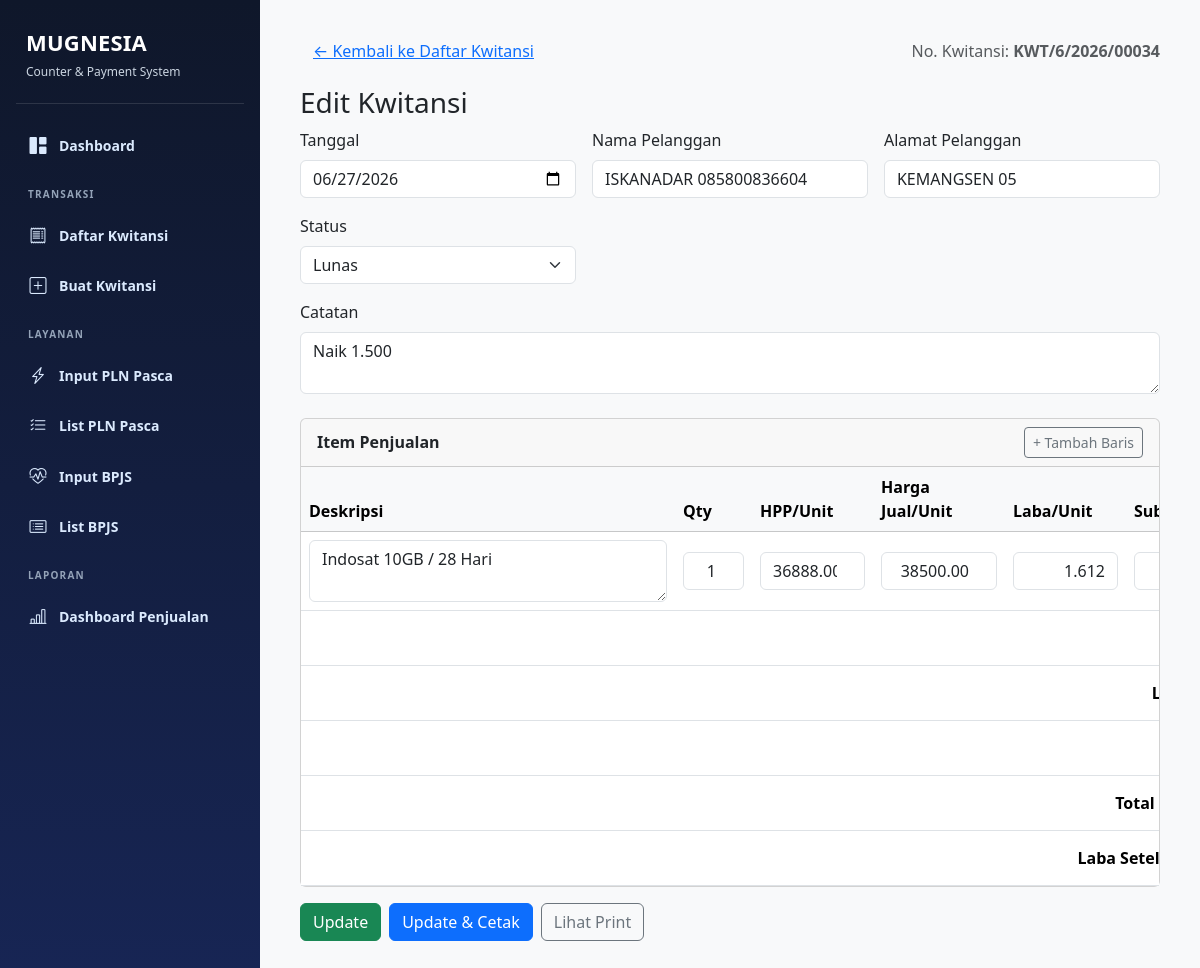
The page /kwitansi_edit-old.php?id=222 on the database its author committed.
### tables this page shows
CREATE TABLE `kwitansi` (
  `id` int(11) NOT NULL AUTO_INCREMENT,
  `no_kwitansi` varchar(40) NOT NULL,
  `tanggal` date NOT NULL,
  `nama_pelanggan` varchar(100) DEFAULT NULL,
  `alamat_pelanggan` varchar(255) DEFAULT NULL,
  `catatan` text,
  `status_bayar` varchar(50) NOT NULL,
  `discount` decimal(12,0) NOT NULL,
  `total` decimal(12,0) NOT NULL DEFAULT '0',
  `created_at` timestamp NOT NULL DEFAULT CURRENT_TIMESTAMP,
  `SN` varchar(45) NOT NULL,
  PRIMARY KEY (`id`),
  UNIQUE KEY `no_kwitansi` (`no_kwitansi`),
  KEY `idx_kwitansi_no` (`no_kwitansi`),
  KEY `idx_kwitansi_nama` (`nama_pelanggan`),
  KEY `idx_kwitansi_status` (`status_bayar`)
);

CREATE TABLE `kwitansi_item` (
  `id` int(11) NOT NULL AUTO_INCREMENT,
  `kwitansi_id` int(11) NOT NULL,
  `deskripsi` varchar(150) NOT NULL,
  `qty` int(11) NOT NULL,
  `hpp` decimal(15,2) NOT NULL DEFAULT '0.00',
  `harga` decimal(12,2) NOT NULL,
  `laba_satuan` decimal(15,2) NOT NULL DEFAULT '0.00',
  `subtotal` decimal(12,2) NOT NULL,
  `total_laba` decimal(15,2) NOT NULL DEFAULT '0.00',
  PRIMARY KEY (`id`),
  KEY `kwitansi_id` (`kwitansi_id`),
  CONSTRAINT `kwitansi_item_ibfk_1` FOREIGN KEY (`kwitansi_id`) REFERENCES `kwitansi` (`id`) ON DELETE CASCADE
);

### kwitansi_edit-old.php (the view, shortened to what this page needs)
<?php
require_once "db.php";
$id = (int)($_GET['id'] ?? 0);
$stmt = $conn->prepare("SELECT * FROM kwitansi WHERE id=?");
$stmt->bind_param("i", $id);
$stmt->execute();
$head = $stmt->get_result()->fetch_assoc();
$stmt = $conn->prepare("SELECT * FROM kwitansi_item WHERE kwitansi_id=?");
$stmt->bind_param("i", $id);
$stmt->execute();
$resItems = $stmt->get_result();
$items = $resItems->fetch_all(MYSQLI_ASSOC);
$status_now = trim($head['status_bayar'] ?? '');
?>
<!doctype html>
<html lang="id">
<head>
<link href="https://cdn.jsdelivr.net/npm/bootstrap@5.3.3/dist/css/bootstrap.min.css" rel="stylesheet">
<link rel="stylesheet" href="https://cdn.jsdelivr.net/npm/bootstrap-icons@1.11.3/font/bootstrap-icons.min.css">
</head>
<body class="bg-light">
<div class="mug-app">
<?php require __DIR__ . '/layout/sidebar.php'; ?>
<main class="mug-main">
<div class="container-fluid py-2">
  <div class="d-flex justify-content-between align-items-center mb-3">
    <a href="list_kwitansi.php" class="btn btn-link">&larr; Kembali ke Daftar Kwitansi</a>
    <div class="text-muted">
      No. Kwitansi: <strong><?= htmlspecialchars($head['no_kwitansi']) ?></strong>
    </div>
  </div>
  <h3>Edit Kwitansi</h3>
  <form action="update_kwitansi.php" method="post" id="formKwitansi">
    <div class="row g-3">
      <div class="col-md-4">
        <label class="form-label">Tanggal</label>
        <input type="date" class="form-control" name="tanggal"
               value="<?= htmlspecialchars($head['tanggal'] ?? '') ?>" required>
      </div>
      <div class="col-md-4">
        <label class="form-label">Nama Pelanggan</label>
        <input type="text" class="form-control" name="nama_pelanggan"
               value="<?= htmlspecialchars($head['nama_pelanggan'] ?: 'Pelanggan') ?>">
      </div>
      <div class="col-md-4">
        <label class="form-label">Alamat Pelanggan</label>
        <input type="text" class="form-control" name="alamat_pelanggan"
               value="<?= htmlspecialchars($head['alamat_pelanggan'] ?: 'Kemangsen Selatan') ?>">
      </div>
      <div class="col-md-4">
        <label class="form-label">Status</label>
        <select class="form-select" name="status_bayar" required>
          <option value="Lunas"   <?= $status_now === 'Lunas'   ? 'selected' : '' ?>>Lunas</option>
        </select>
      </div>
      <div class="col-12">
        <label class="form-label">Catatan</label>
        <textarea class="form-control" name="catatan" rows="2"><?= htmlspecialchars($head['catatan'] ?? '') ?></textarea>
      </div>
    </div>
    <div class="card mt-4">
      <div class="card-header d-flex justify-content-between align-items-center">
        <strong>Item Penjualan</strong>
        <button type="button" class="btn btn-sm btn-outline-secondary" onclick="addRow()">+ Tambah Baris</button>
      </div>
      <div class="table-responsive">
        <table class="table table-items mb-0 align-middle" id="itemsTable" style="min-width:1100px;table-layout:fixed">
          <colgroup><col style="width:34%"><col style="width:7%"><col style="width:11%"><col style="width:12%"><col style="width:11%"><col style="width:11%"><col style="width:11%"><col style="width:3%"></colgroup>
          <thead class="table-light"><tr>
            <th>Deskripsi</th><th>Qty</th><th>HPP/Unit</th><th>Harga Jual/Unit</th><th>Laba/Unit</th><th>Subtotal</th><th>Total Laba</th><th></th>
          </tr></thead>
          <tbody id="itemsBody">
          <?php foreach ($items as $it): ?>
          <tr>
            <td><textarea name="deskripsi[]" class="form-control deskripsi" rows="2" required><?= htmlspecialchars($it['deskripsi'], ENT_QUOTES, 'UTF-8') ?></textarea></td>
            <td><input name="qty[]" type="number" min="1" step="1" class="form-control text-end qty" value="<?= (int)$it['qty'] ?>" required></td>
            <td><input name="hpp[]" type="number" min="0" step="1" class="form-control text-end hpp" value="<?= htmlspecialchars((string)($it['hpp'] ?? 0)) ?>" required></td>
            <td><input name="harga[]" type="number" min="0" step="1" class="form-control text-end harga" value="<?= htmlspecialchars((string)$it['harga']) ?>" required></td>
            <td><input class="form-control text-end laba-satuan" readonly tabindex="-1"></td>
            <td><input class="form-control text-end subtotal" readonly tabindex="-1"></td>
          </tr>
          <?php endforeach; ?>
          </tbody>
          <tfoot>
            <tr><th colspan="6" class="text-end">Total HPP</th><th><input id="total_hpp" class="form-control text-end" readonly></th><th></th></tr>
            <tr><th colspan="6" class="text-end">Laba Kotor</th><th><input id="laba_kotor" class="form-control text-end" readonly></th><th></th></tr>
            <tr><th colspan="6" class="text-end"></th></tr>
            <tr><th colspan="6" class="text-end">Total Penjualan</th><th><input id="total" class="form-control text-end fw-bold" readonly></th><th></th></tr>
            <tr><th colspan="6" class="text-end">Laba Setelah Diskon</th><th><input id="laba_bersih" class="form-control text-end fw-bold" readonly></th><th></th></tr>
          </tfoot>
        </table>
      </div>
    </div>
    <div class="mt-3 d-flex gap-2">
      <button type="submit" name="aksi_simpan" value="update" class="btn btn-success">Update</button>
      <button type="submit" name="aksi_simpan" value="cetak" class="btn btn-primary">Update &amp; Cetak</button>
      <a href="kwitansi_print.php?id=<?= (int)$head['id'] ?>" target="_blank" class="btn btn-outline-secondary">Lihat Print</a>
    </div>
  </form>
</div>
</main>
</div>
</body>
</html>

### kwitansi_edit-old.php (style rules this page uses)
.table-items textarea { min-width: 220px; }
.table-items input { min-width: 0; }
body { margin:0 !important;padding:0 !important;background:#f4f7fb; }
.mug-app { min-height:100vh;display:flex; }
.mug-main { margin-left:260px;width:calc(100% - 260px);min-height:100vh;padding:24px 28px; }

### rows shown on the page
kwitansi: no_kwitansi "KWT/6/2026/00034", tanggal "06/27/2026", nama_pelanggan "ISKANADAR 085800836604", alamat_pelanggan "KEMANGSEN 05", status_bayar "Lunas", catatan "Naik 1.500"
kwitansi_item: deskripsi "Indosat 10GB / 28 Hari", qty "1", hpp "36888.00", harga "38500.00"
